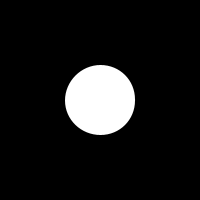
Frame 1 (no input)
Frame 60 (the mouse pressed at the canvas centre just before this capture): identical to frame 1, image omitted
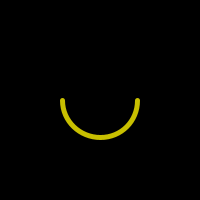
Frame 120 (the mouse held since frame 60 and released just before this capture)

The Processing sketch that drew these frames (run headless with seeded random() and noise(); from frame 60 on, the mouse is pressed at the canvas centre):

// Processing sketch: processing_131275
// ── processing_131275.pde

int num=4;

void setup(){
size(200,200);
smooth();
strokeWeight(5);
}

void draw(){
  background(0);
  if(mouseX==pmouseX && mouseY==pmouseY){
    switch(num){
      case 1:
      println("one");
      arc(100,100,75,75,0,PI/2);
      break;
      
      case 2:
      println("two");
      noFill();
      stroke(200,191,0);
      arc(100,100,75,75,0,PI);
      break;
      
      case 3:
      println("three");
      fill(0,191,255);
      noStroke();
      arc(100,100,75,75,0,radians(270));
      break;
      
      case 4:
      println("four");
      stroke(0);
      arc(100,100,75,75,0,TWO_PI);
      break;
    }
  }
  else{
    num=int(random(4));
  }
}
